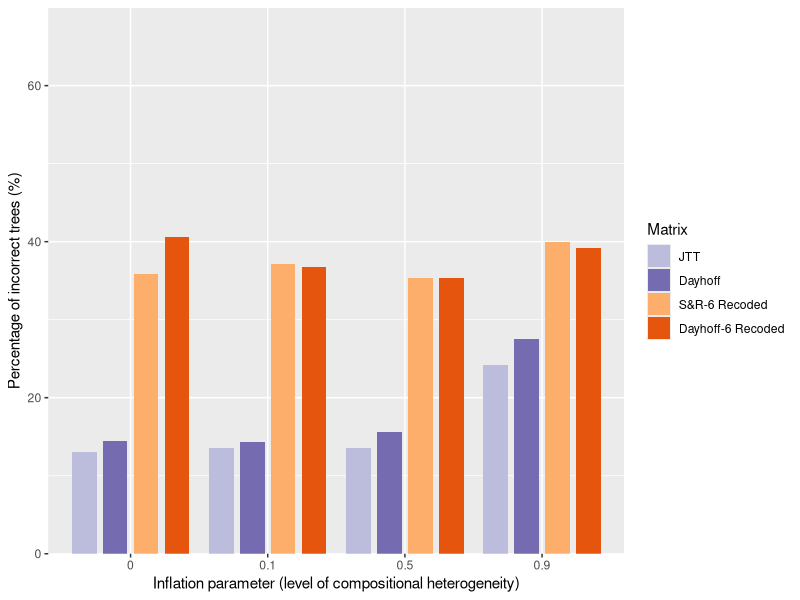

Generate this figure with R:
setwd("/Hernandez_Ryan_2019_RecodingSim/02-COMPOSITIONAL_HETEROGENEITY/01-NULL_DISTRIBUTION/03-TREE0002/")
data <- read.csv('tree0.002_proportions.csv')
data$proportion <- data$proportion*100
names(data)[2]<-"percent"
library(ggplot2)
#replace values for visual purposes
data$inflation.parameter[data$inflation.parameter == "0"] <- "0.25"
data$inflation.parameter[data$inflation.parameter == "0.1"] <- "0.50"
data$inflation.parameter[data$inflation.parameter == "0.5"] <- "0.75"
data$inflation.parameter[data$inflation.parameter == "0.9"] <- "1.00"
b <- ggplot(data, aes(x=inflation.parameter, y=percent)) + geom_bar(aes(fill=reorder(type, percent)), stat = "identity", position=position_dodge2(preserve = c("total"), padding = 0.2)) 
b + scale_x_discrete(name="Inflation parameter (level of compositional heterogeneity)", breaks =c("0.25", "0.50", "0.75", "1.00"), label=c("0", "0.1","0.5","0.9")) + scale_y_continuous(name="Percentage of incorrect trees (%)", expand = c(0, 0), limits=c(0,70)) + labs(fill="Matrix") + scale_fill_manual(values=c("#bcbddc", "#756bb1","#fdae6b", "#e6550d"))
